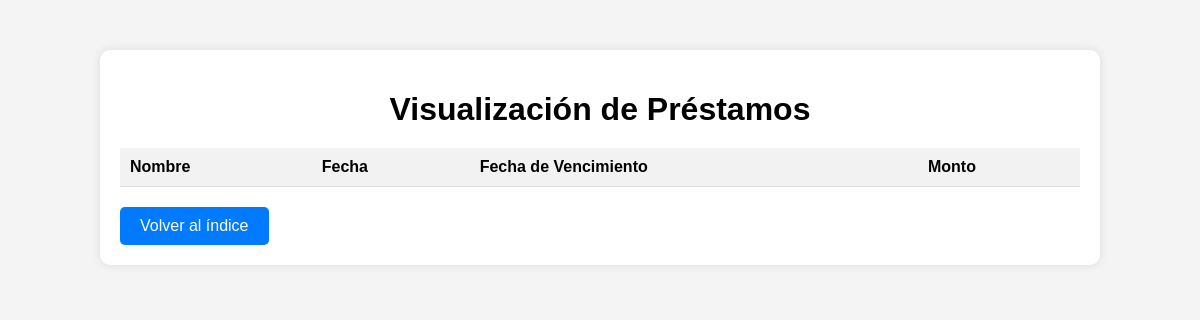
The page /verprestamos/ (signed in) on the database as committed earlier.
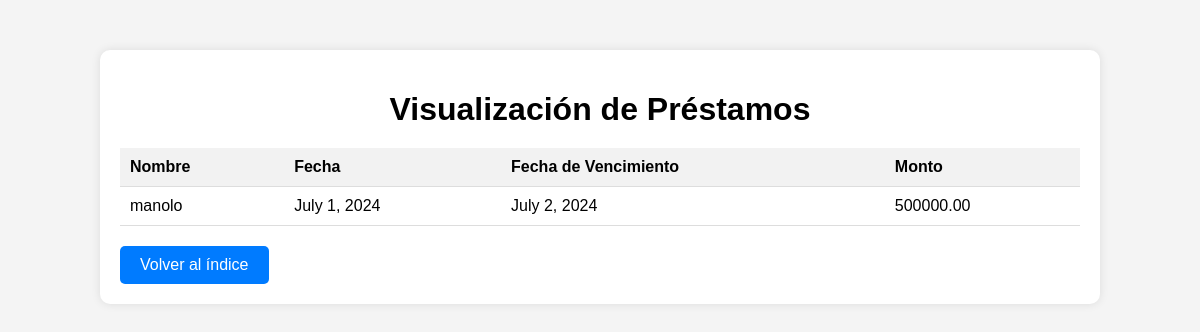
The same page on the database as committed later.
### sitioweb/views.py (models this page shows, shortened)
class Prestamo(models.Model):
    user = models.ForeignKey(User, on_delete=models.CASCADE)  # Relación muchos a uno con el modelo User
    nombre = models.CharField(max_length=255)  # Nombre del préstamo
    fecha = models.DateField()  # Fecha del préstamo
    fecha2 = models.DateField()  # Fecha límite o máxima del préstamo
    monto = models.DecimalField(max_digits=10, decimal_places=2)  # Monto del préstamo, decimal con 10 dígitos en total y 2 decimales

### sitioweb/views.py (the view, shortened to what this page needs)
# urls.py: path('verprestamos/', views.ver_prestamos, name="verprestamos"),  # Ruta para ver los préstamos
@login_required
def ver_prestamos(request):
    prestamos = Prestamo.objects.filter(user=request.user)
    return render(request, 'visualizacion_prestamos.html', {'prestamos': prestamos})

### sitioweb/templates/visualizacion_prestamos.html (shortened to what this page needs)
<!DOCTYPE html>
<html>
<head>
    {% load static %}
    <link rel="stylesheet" href="{% static 'css/visualizacion_prestamos.css' %}">
</head>
<body>
    <div class="container">
        <h1>Visualización de Préstamos</h1>
        <table>
            <thead>
                <tr>
                    <th>Nombre</th>
                    <th>Fecha</th>
                    <th>Fecha de Vencimiento</th>
                    <th>Monto</th>
                </tr>
            </thead>
            <tbody>
                {% for prestamo in prestamos %}
                <tr>
                    <td>{{ prestamo.nombre }}</td>
                    <td>{{ prestamo.fecha }}</td>
                    <td>{{ prestamo.fecha2 }}</td>
                    <td>{{ prestamo.monto }}</td>
                </tr>
                {% endfor %}
            </tbody>
        </table>
        <a href="/">Volver al índice</a>
    </div>
</body>
</html>

Rows that differ between the two databases and show on the page:
added Prestamo: nombre "manolo", fecha "July 1, 2024", fecha2 "July 2, 2024", monto "500000.00"
